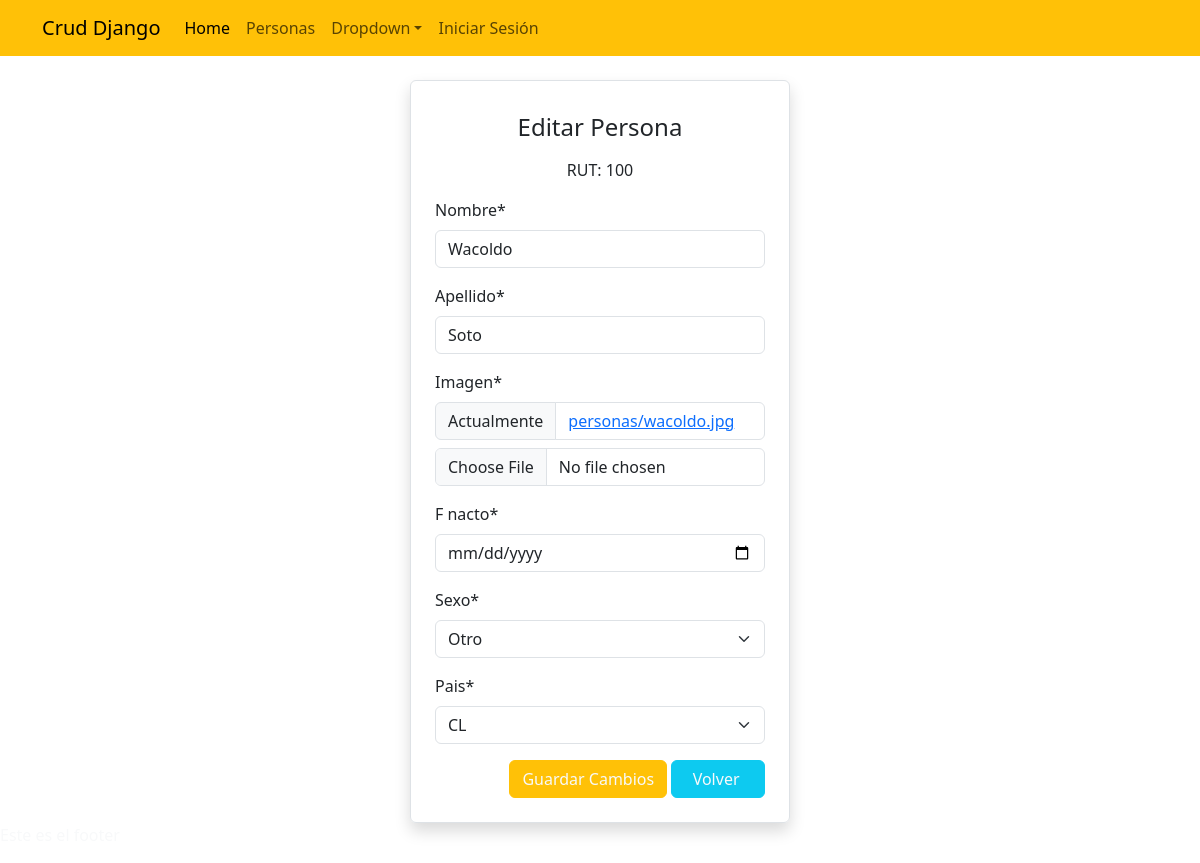
Before: /modificar/100 with the older database file.
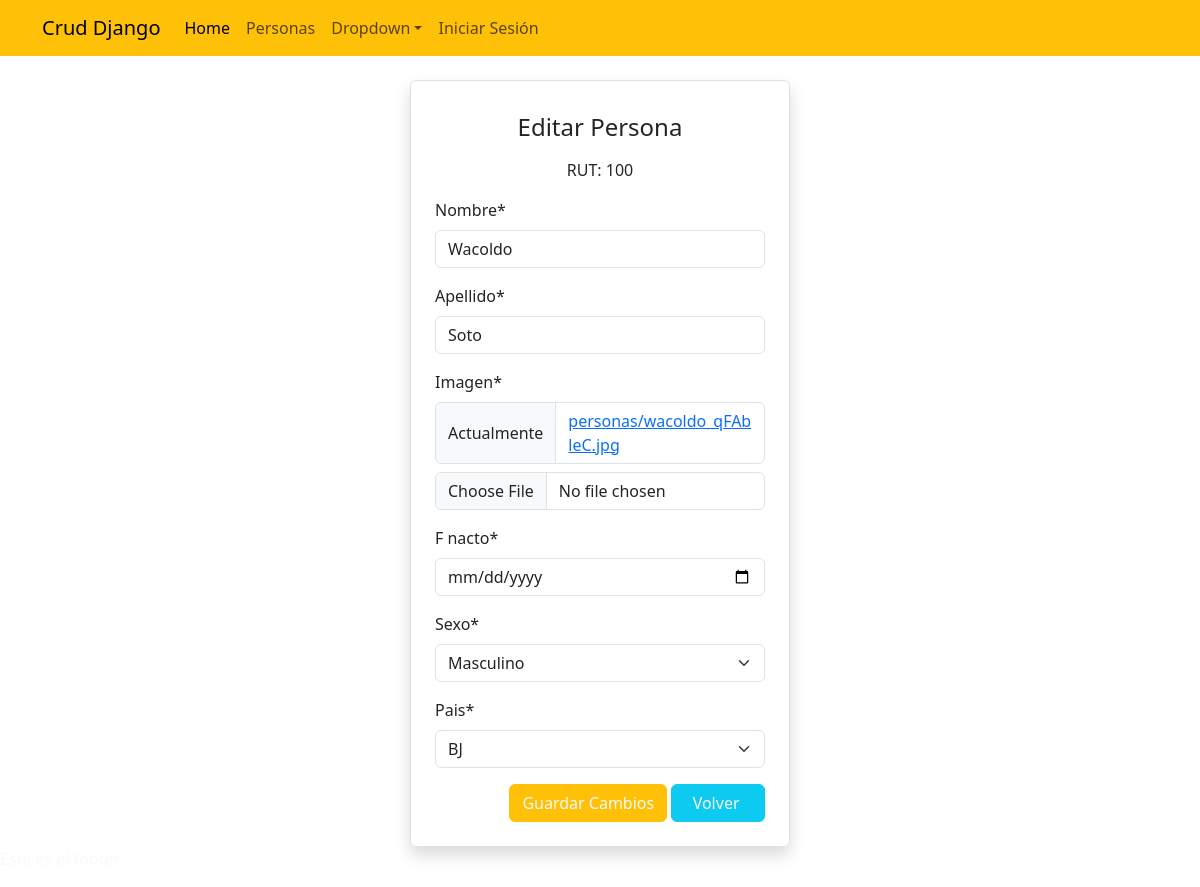
After: the same page with the newer database file.
### app_orm/models.py (models this page shows, shortened)
class Persona(models.Model):
    rut=models.CharField(max_length=10, primary_key=True, null=False)
    nombre=models.CharField(max_length=50, null=False)
    apellido=models.CharField(max_length=50, null=False)
    foto=models.ImageField("Imagen",upload_to='personas',null=True)
    f_nacto=models.DateField("Fecha de Nacimiento")
    sexo=models.CharField(max_length=10, default='Otro', choices=TIPO_SEXO)
    pais=models.CharField(max_length=50, choices=LISTA_PAISES, default='CL')

### app_orm/views.py (the view)
# urls.py: path('modificar/<id>',modificar,name="modificar"),
def modificar(request,id):
    persona=get_object_or_404(Persona,rut=id)
    form=UpdPersonaForm(instance=persona)
    datos={
        "form":form,
        "persona":persona
    }
    if request.method=="POST":
        form=UpdPersonaForm(data=request.POST,files=request.FILES, instance=persona)
        if form.is_valid():
            form.save()
            messages.warning(request,'Persona modificada')
            return redirect(to='personas')
    return render(request,'app_orm/modificar.html', datos)

### app_orm/forms.py
class UpdPersonaForm(forms.ModelForm):
    f_nacto=forms.DateField(widget=forms.DateInput(attrs={'type': 'date'}))
    class Meta:
        model = Persona
        fields = ['nombre','apellido','foto','f_nacto','sexo','pais']

### app_orm/templates/app_orm/modificar.html (shortened to what this page needs)
{% extends "app_orm/base.html" %}
{% load static %}
{% load crispy_forms_tags %}
{% block contenido %}
<div class="container">
    <div class="row mt-4">
        <div class="col-sm-4"></div>
        <div class="col-sm-4 border rounded p-4 shadow">
            <h4 class="text-center pb-2 mt-2">Editar Persona</h4>
            <p class="text-center"><span class="h6">RUT: </span>{{persona.rut}}</p>
            <form action="" method="post" enctype="multipart/form-data">
                {{form | crispy}}
                <div class="d-flex justify-content-end">
                    <input type="submit" value="Guardar Cambios" class='btn btn-warning text-light'>&nbsp;
                    <a href="{% url 'personas' %}" role="button" class="btn btn-info text-light text-center">&nbsp;&nbsp;Volver&nbsp; &nbsp;</a>
                </div>
            </form>
        </div>
        <div class="col-sm-4"></div>
    </div>
</div>
{% endblock contenido %}

Changed rows visible on the page:
changed Persona "Wacoldo": sexo "Otro" → "Masculino"; pais "CL" → "BJ"
Other visible differences:
text no longer shown: "Nombre * Apellido * Imagen * Actualmente personas/wacoldo.jpg F nacto * Sexo * Pais *"
text now shown: "Nombre * Apellido * Imagen * Actualmente personas/wacoldo_qFAbleC.jpg F nacto * Sexo * Pais *"
